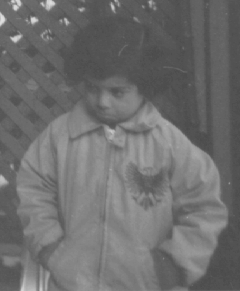
%> input picture A3/pout.tif, 240 x 291 px
$ octave A3_EnzoWeder_EqualizacaoHistograma_Histograma8bits.m   (GNU Octave 9; MATLAB toolbox functions it lacks are replaced by stand-ins)
%> lines starting %> are read from the running program, lines starting %| are printed output that depends on the picture
pkg load image

img1 = imread("pout.tif");
%> img1 is the input picture: size 291x240 uint8; min 74, max 224, mean 110.3
img2 = imread("im_cells.png");
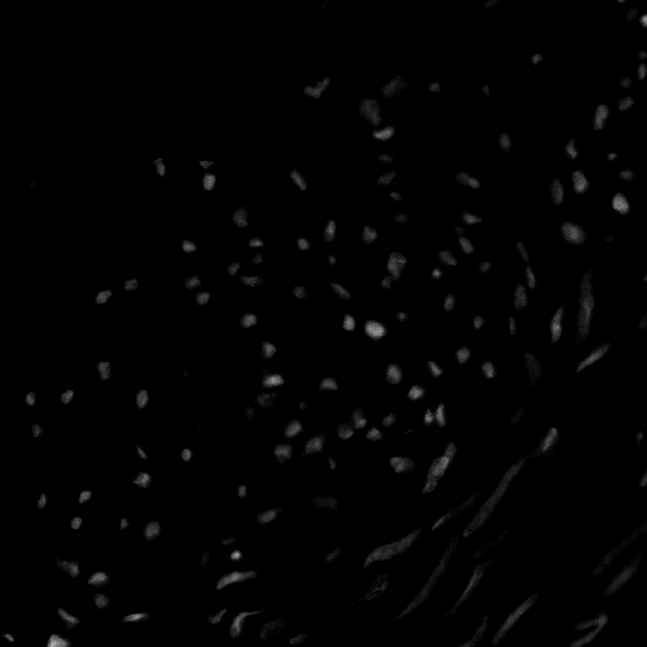
%> input picture A3/im_cells.png, 647 x 647 px
%> img2 is the input picture: size 647x647 uint8; min 0, max 188, mean 2.4

subplot(1,2,1); imhist(img1);
subplot(1,2,2); imhist(img2);
%> after `imhist(img2)`:
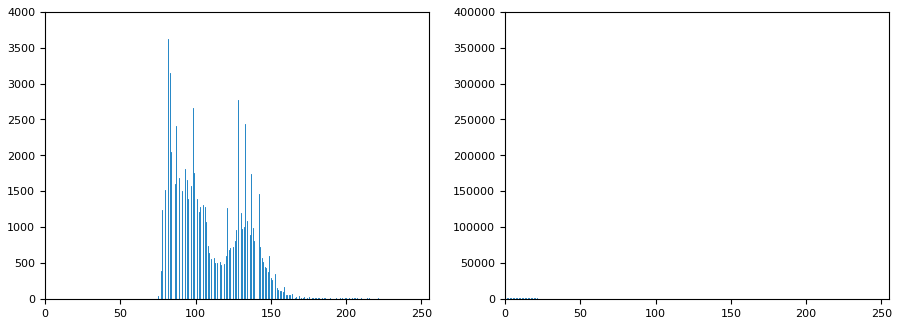
%> figure redrawn from the program's plot data, 2 panels; panel 1: highest point at x = 82, y = 3628; panel 2: highest point at x = 0, y = 378408
